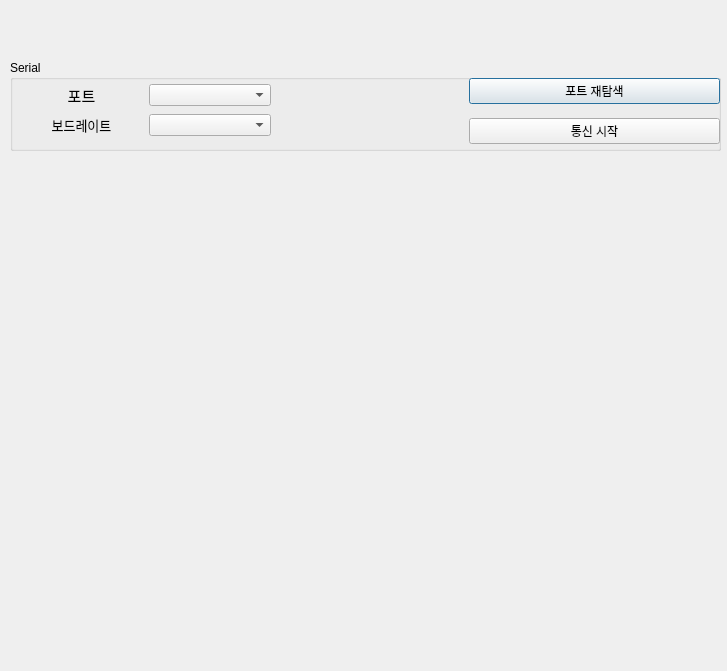
<?xml version="1.0" encoding="UTF-8"?>
<ui version="4.0">
 <class>Dialog</class>
 <widget class="QDialog" name="Dialog">
  <property name="geometry">
   <rect>
    <x>0</x>
    <y>0</y>
    <width>727</width>
    <height>671</height>
   </rect>
  </property>
  <property name="windowTitle">
   <string>Dialog</string>
  </property>
  <widget class="QGroupBox" name="groupBox">
   <property name="geometry">
    <rect>
     <x>10</x>
     <y>60</y>
     <width>711</width>
     <height>91</height>
    </rect>
   </property>
   <property name="title">
    <string>Serial</string>
   </property>
   <widget class="QWidget" name="horizontalLayoutWidget">
    <property name="geometry">
     <rect>
      <x>10</x>
      <y>20</y>
      <width>251</width>
      <height>31</height>
     </rect>
    </property>
    <layout class="QHBoxLayout" name="horizontalLayout">
     <item>
      <widget class="QLabel" name="label">
       <property name="text">
        <string>&lt;html&gt;&lt;head/&gt;&lt;body&gt;&lt;p align=&quot;center&quot;&gt;&lt;span style=&quot; font-size:11pt;&quot;&gt;포트&lt;/span&gt;&lt;/p&gt;&lt;/body&gt;&lt;/html&gt;</string>
       </property>
      </widget>
     </item>
     <item>
      <widget class="QComboBox" name="PortBox"/>
     </item>
    </layout>
   </widget>
   <widget class="QWidget" name="horizontalLayoutWidget_2">
    <property name="geometry">
     <rect>
      <x>10</x>
      <y>50</y>
      <width>251</width>
      <height>31</height>
     </rect>
    </property>
    <layout class="QHBoxLayout" name="horizontalLayout_2">
     <item>
      <widget class="QLabel" name="label_3">
       <property name="text">
        <string>&lt;html&gt;&lt;head/&gt;&lt;body&gt;&lt;p align=&quot;center&quot;&gt;&lt;span style=&quot; font-size:10pt;&quot;&gt;보드레이트&lt;/span&gt;&lt;/p&gt;&lt;/body&gt;&lt;/html&gt;</string>
       </property>
      </widget>
     </item>
     <item>
      <widget class="QComboBox" name="RateBox"/>
     </item>
    </layout>
   </widget>
   <widget class="QWidget" name="verticalLayoutWidget">
    <property name="geometry">
     <rect>
      <x>459</x>
      <y>10</y>
      <width>251</width>
      <height>83</height>
     </rect>
    </property>
    <layout class="QVBoxLayout" name="verticalLayout">
     <item>
      <widget class="QPushButton" name="portButton">
       <property name="text">
        <string>포트 재탐색</string>
       </property>
      </widget>
     </item>
     <item>
      <widget class="QPushButton" name="startButton">
       <property name="text">
        <string>통신 시작</string>
       </property>
      </widget>
     </item>
    </layout>
   </widget>
  </widget>
 </widget>
 <resources/>
 <connections/>
</ui>
